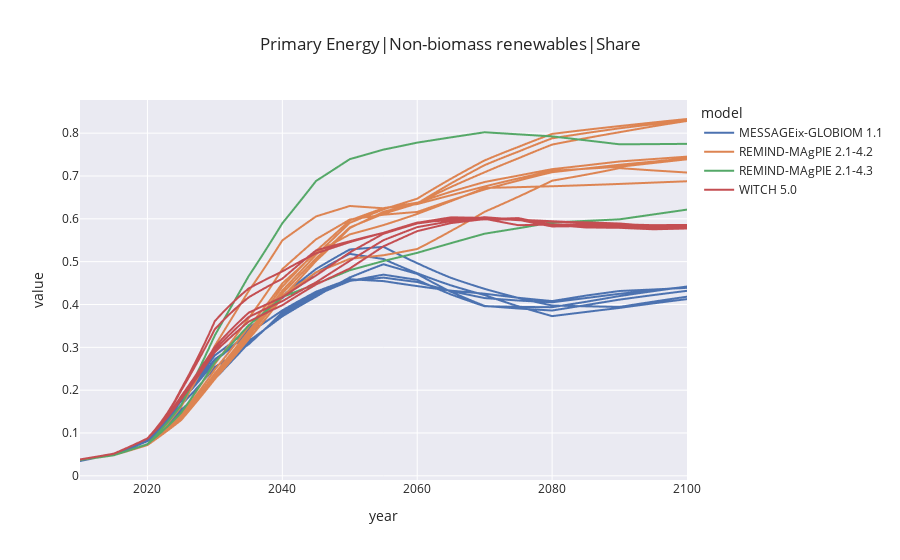

Write notebook code for a chart like this one.
### Code cell
dfpins = plot_line(dfp, variable='Primary Energy|Non-biomass renewables|Share')
